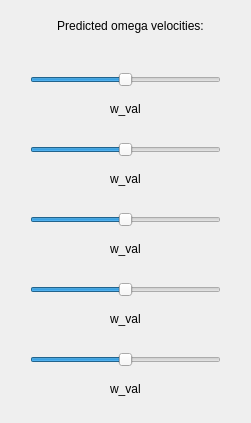
<?xml version="1.0" encoding="UTF-8"?>
<ui version="4.0">
 <class>Widget</class>
 <widget class="QWidget" name="Widget">
  <property name="geometry">
   <rect>
    <x>0</x>
    <y>0</y>
    <width>251</width>
    <height>423</height>
   </rect>
  </property>
  <property name="windowTitle">
   <string>Widget</string>
  </property>
  <widget class="QLabel" name="label_val">
   <property name="geometry">
    <rect>
     <x>110</x>
     <y>100</y>
     <width>67</width>
     <height>17</height>
    </rect>
   </property>
   <property name="text">
    <string>w_val</string>
   </property>
  </widget>
  <widget class="QSlider" name="h_slider">
   <property name="geometry">
    <rect>
     <x>30</x>
     <y>70</y>
     <width>191</width>
     <height>20</height>
    </rect>
   </property>
   <property name="minimum">
    <number>-10</number>
   </property>
   <property name="maximum">
    <number>10</number>
   </property>
   <property name="orientation">
    <enum>Qt::Horizontal</enum>
   </property>
  </widget>
  <widget class="QLabel" name="label">
   <property name="geometry">
    <rect>
     <x>30</x>
     <y>10</y>
     <width>201</width>
     <height>31</height>
    </rect>
   </property>
   <property name="text">
    <string>Predicted omega velocities:</string>
   </property>
   <property name="alignment">
    <set>Qt::AlignCenter</set>
   </property>
  </widget>
  <widget class="QSlider" name="h_slider_2">
   <property name="geometry">
    <rect>
     <x>30</x>
     <y>140</y>
     <width>191</width>
     <height>20</height>
    </rect>
   </property>
   <property name="minimum">
    <number>-10</number>
   </property>
   <property name="maximum">
    <number>10</number>
   </property>
   <property name="orientation">
    <enum>Qt::Horizontal</enum>
   </property>
  </widget>
  <widget class="QLabel" name="label_val_2">
   <property name="geometry">
    <rect>
     <x>110</x>
     <y>170</y>
     <width>67</width>
     <height>17</height>
    </rect>
   </property>
   <property name="text">
    <string>w_val</string>
   </property>
  </widget>
  <widget class="QSlider" name="h_slider_3">
   <property name="geometry">
    <rect>
     <x>30</x>
     <y>210</y>
     <width>191</width>
     <height>20</height>
    </rect>
   </property>
   <property name="minimum">
    <number>-10</number>
   </property>
   <property name="maximum">
    <number>10</number>
   </property>
   <property name="orientation">
    <enum>Qt::Horizontal</enum>
   </property>
  </widget>
  <widget class="QLabel" name="label_val_3">
   <property name="geometry">
    <rect>
     <x>110</x>
     <y>240</y>
     <width>67</width>
     <height>17</height>
    </rect>
   </property>
   <property name="text">
    <string>w_val</string>
   </property>
  </widget>
  <widget class="QSlider" name="h_slider_4">
   <property name="geometry">
    <rect>
     <x>30</x>
     <y>280</y>
     <width>191</width>
     <height>20</height>
    </rect>
   </property>
   <property name="minimum">
    <number>-10</number>
   </property>
   <property name="maximum">
    <number>10</number>
   </property>
   <property name="orientation">
    <enum>Qt::Horizontal</enum>
   </property>
  </widget>
  <widget class="QLabel" name="label_val_4">
   <property name="geometry">
    <rect>
     <x>110</x>
     <y>310</y>
     <width>67</width>
     <height>17</height>
    </rect>
   </property>
   <property name="text">
    <string>w_val</string>
   </property>
  </widget>
  <widget class="QSlider" name="h_slider_5">
   <property name="geometry">
    <rect>
     <x>30</x>
     <y>350</y>
     <width>191</width>
     <height>20</height>
    </rect>
   </property>
   <property name="minimum">
    <number>-10</number>
   </property>
   <property name="maximum">
    <number>10</number>
   </property>
   <property name="orientation">
    <enum>Qt::Horizontal</enum>
   </property>
  </widget>
  <widget class="QLabel" name="label_val_5">
   <property name="geometry">
    <rect>
     <x>110</x>
     <y>380</y>
     <width>67</width>
     <height>17</height>
    </rect>
   </property>
   <property name="text">
    <string>w_val</string>
   </property>
  </widget>
 </widget>
 <layoutdefault spacing="6" margin="11"/>
 <resources/>
 <connections/>
</ui>
